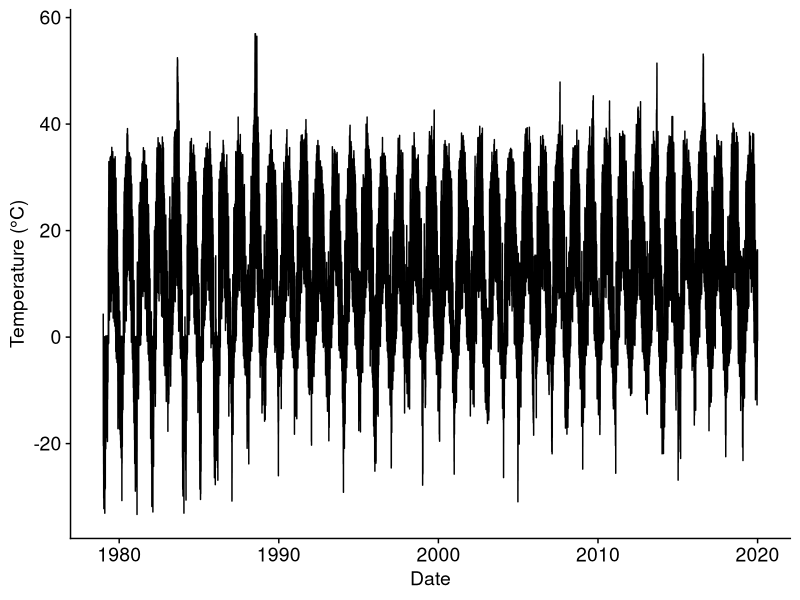
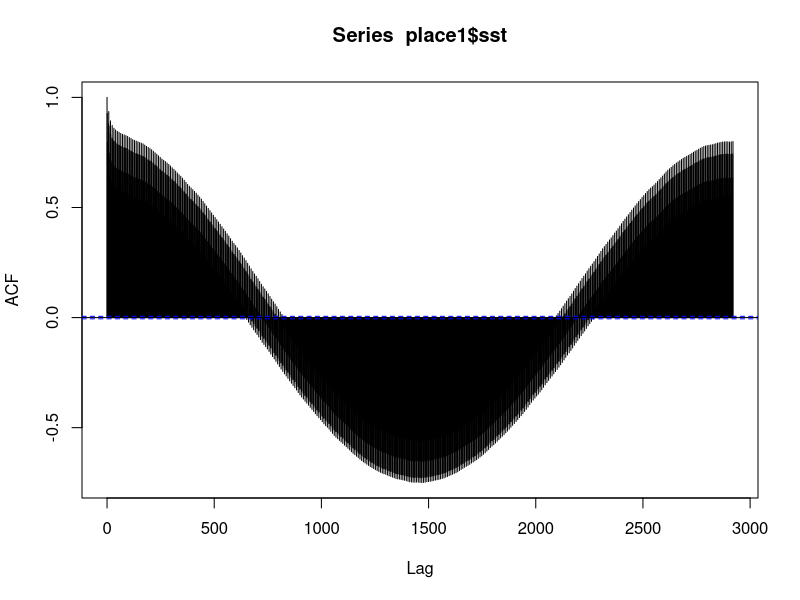
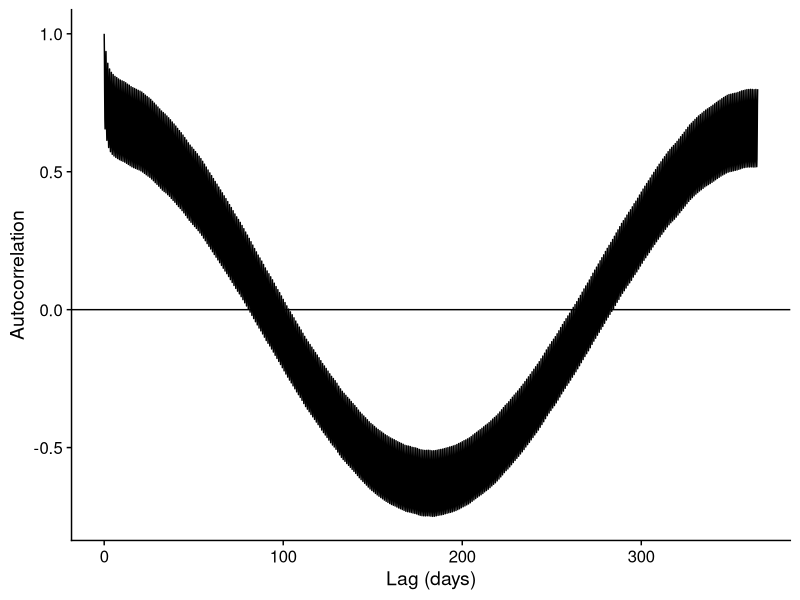
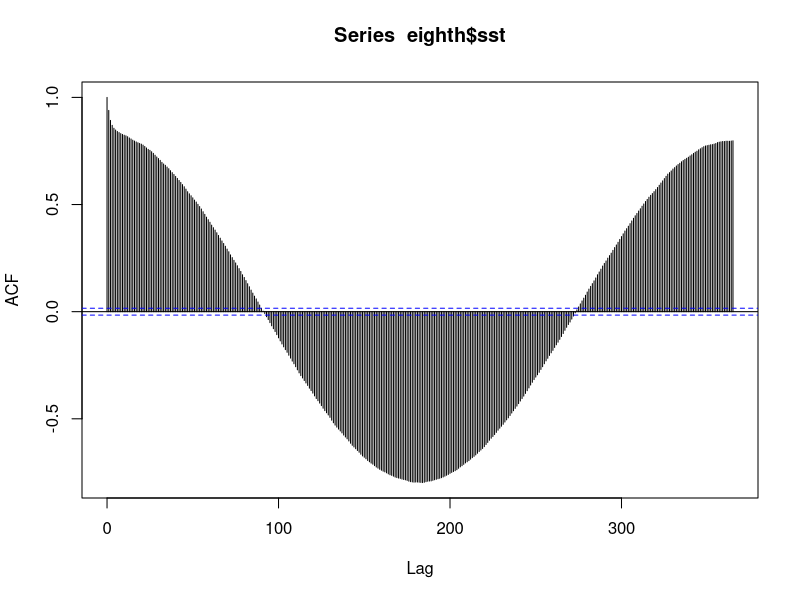
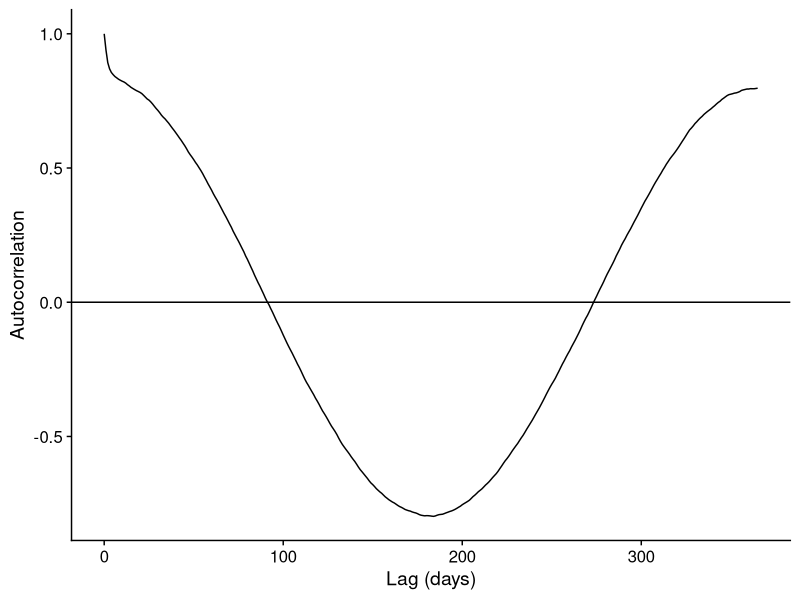
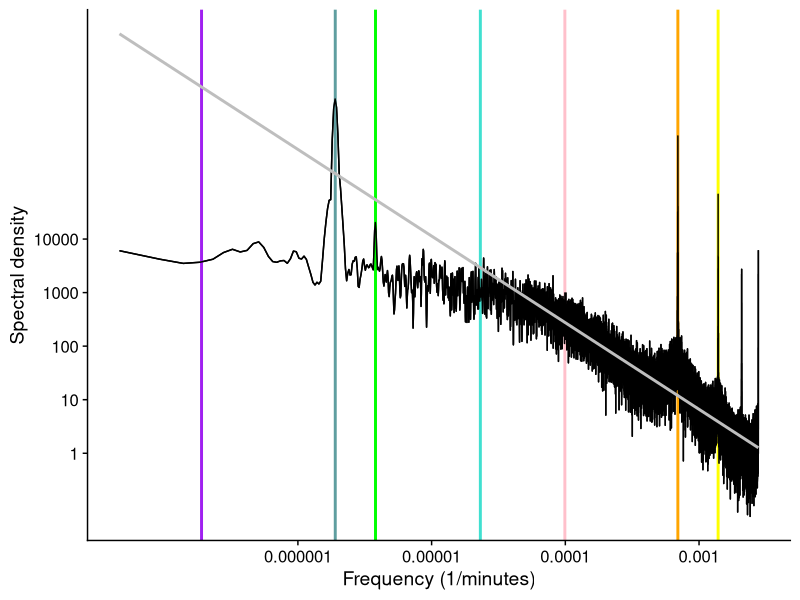
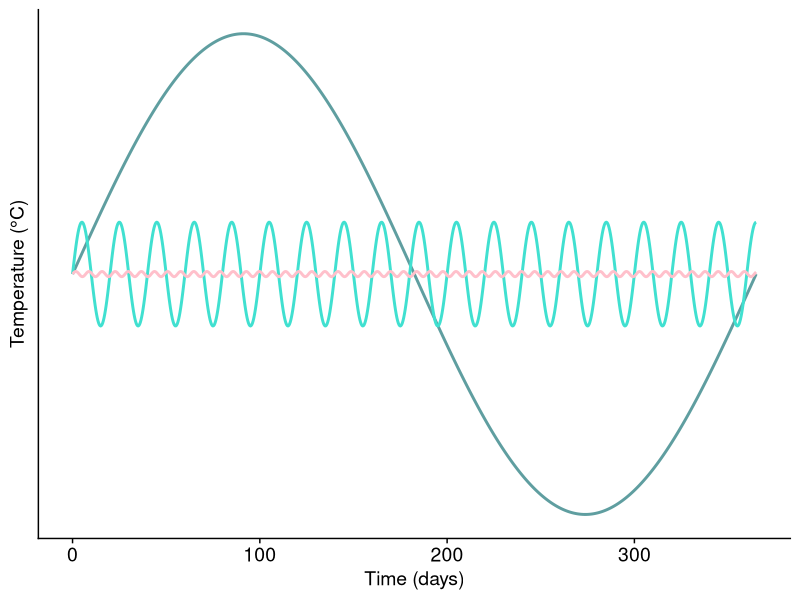
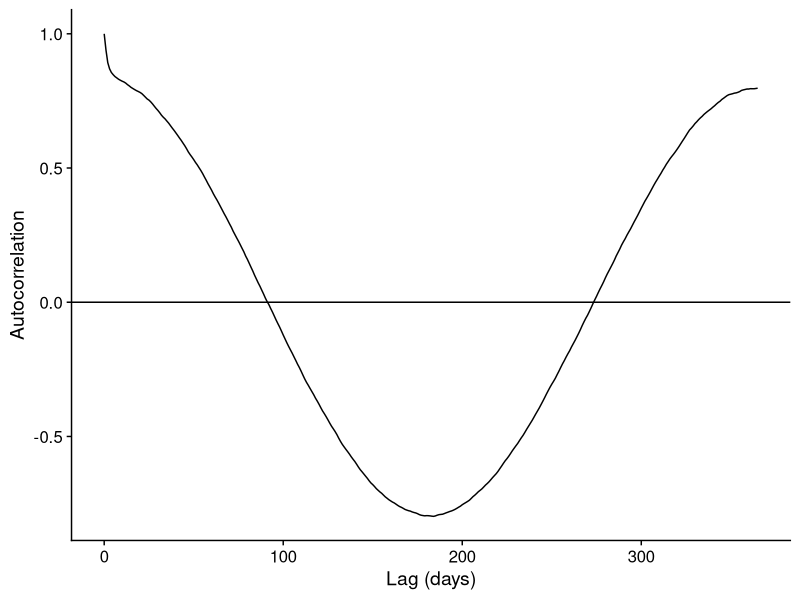

Reproduce these figures in R, in order.
#### Version of colour-of-noise script "04_spectral_density.R" using Loblolly Marsh data
library(tidyverse)
library(cowplot)
theme_set(theme_cowplot())


## temperature data
place1 <- read.csv("./data-processed/time-series_loblolly-marsh.csv") %>%
  .[1:119800,] %>%
  rename(time = date, sst = temp_value)

# convert date so plotting is easier 
years <- rep(1979:2019, each = 365*8)
# insert extra day (8 elements) on leap years
leap_years = unique(years[which(years %% 4 == 0)])
z = 1
while (z < length(leap_years) + 1) {
  years = append(years, rep(leap_years[z], 8), after = first(which(years == leap_years[z])))
  z = z+1
}
# add decimal representing fraction of year
fraction_normalyear <- c((1:(365*8))/(365*8))
fraction_leapyear <- c((1:(366*8))/(366*8))
i = 1979
new_date <- c()
while (i < 2020) {
  if (i %% 4 == 0) {
    new_date <- append(new_date, fraction_leapyear)
  }
  else {
    new_date <- append(new_date, fraction_normalyear)
  }
  i = i + 1
}
new_date <- new_date + years
new_date = format(new_date, nsmall = 8)

place1$time <- as.numeric(new_date)


### plot the time series
place1 %>% 
  ggplot(aes(x = time, y = sst)) + geom_line() +
  ylab("Temperature (°C)") + xlab("Date") +
  theme(text = element_text(size=14),
        axis.text.x = element_text(size = 14),
        axis.text.y = element_text(size = 14))

##ggsave("./figures/temp-time-series_LoblollyMarsh.png", width = 6, height = 3)


### plot the correlogram
sst_acf <- acf(place1$sst, lag.max = 365*8) ## sampling frequency was once every 3 hours = 8 times/day

correlation <- data.frame(correlation = sst_acf$acf, lag = sst_acf$lag)

correlation %>% 
  ggplot(aes(x = lag, y = correlation)) + geom_line() +
  geom_hline(yintercept = 0) + ylab("Autocorrelation") + xlab("Lag (days)") +
  scale_x_continuous(breaks = c(0,800,1600,2400), labels = c("0", "100", "200", "300"))

##ggsave("./figures/sst-correlogram_LoblollyMarsh.png", width = 6, height = 3)


eighth <- place1[seq(1, nrow(place1), 8),]
sst_acf <- acf(eighth$sst, lag.max = 365) ## look at only every eighth temp to give daily sampling frequency

correlation <- data.frame(correlation = sst_acf$acf, lag = sst_acf$lag)

correlation %>% 
  ggplot(aes(x = lag, y = correlation)) + geom_line() +
  geom_hline(yintercept = 0) + ylab("Autocorrelation") + xlab("Lag (days)") 

ggsave("./figures/sst-correlogram-eighth_LoblollyMarsh.png", width = 6, height = 3)


### estimate the spectral density
mspect <- spectrum(place1$sst, spans=c(2,2), plot=FALSE)
mspect$freq = mspect$freq/180 ## correct frequency to sampling frequency by dividing by 180mins

delta <- 1
specx <- mspect$freq/delta
specy <- 2*mspect$spec

spectral <- data.frame(specx = mspect$freq/delta, specy = specy)

#### plot
spectral %>% 
  ggplot(aes(x = specx, y = specy)) + geom_line() +
  scale_y_log10(breaks = c(1, 10, 100, 1000, 10000)) +
  scale_x_log10(breaks =  c(0.000001, 0.00001, 0.0001, 0.001, 0.01, 0.1), 
                labels = c("0.000001", "0.00001", "0.0001", "0.001", "0.01", "0.1")) +
  geom_vline(xintercept = 1/(365*24*60), color = "cadetblue", size = 1) + ## 1 year
  geom_vline(xintercept = 1/(182.5*24*60), color = "green", size = 1) + ## 1/2 year
  geom_vline(xintercept = 1/(30*24*60), color = "turquoise", size = 1) + ## 1 month
  geom_vline(xintercept = 1/(365*10*24*60), color = "purple", size = 1) + ## 10 years
  geom_vline(xintercept = 1/(7*24*60), color = "pink", size = 1) + ## 1 week
  geom_vline(xintercept = 1/(24*60), color = "orange", size = 1) + ## 1 day
  geom_vline(xintercept = 1/(12*60), color = "yellow", size = 1) + ## 1/2 day
  geom_line() +
  geom_smooth(method = "lm", se = FALSE, color = "grey") +
  ylab("Spectral density") +
  xlab("Frequency (1/minutes)")

##ggsave("./figures/sst-spectral-slope-normalred-noise_LoblollyMarsh.png", width = 6, height = 3)


### mess around and plot some of the component sine waves
x <- seq(0,365,length.out=1000)
y <- 9263*sin(x*(2*pi/(365)))
df <- data.frame(x = x, y = y)

x2 <- seq(0,365,length.out=1000)
y2 <- 2000*sin(x2*(2*pi/20))
df2 <- data.frame(x = x2, y = y2)

x3 <- seq(0,365,length.out=1000)
y3 <- 100*sin(x3*(2*pi/7))
df3 <- data.frame(x = x3, y = y3)

p <- ggplot(data = data.frame(x = 0), mapping = aes(x = x))
p + geom_line(aes(x = x, y = y), data = df, color = "cadetblue",size = 1) +
  geom_line(aes(x = x, y = y), data = df2, color = "turquoise", size = 1) +
  geom_line(aes(x = x, y = y), data = df3, color = "pink", size = 1) +
  xlim(0, 365) + ylab("Temperature (°C)") + xlab("Time (days)") +
  theme(
    axis.text.y = element_blank(),
    axis.ticks.y = element_blank()) +
  theme(text = element_text(size=14),
        axis.text.x = element_text(size = 14),
        axis.text.y = element_blank())

##ggsave("./figures/sine-waves_LoblollyMarsh.png", width = 6, height = 3)
